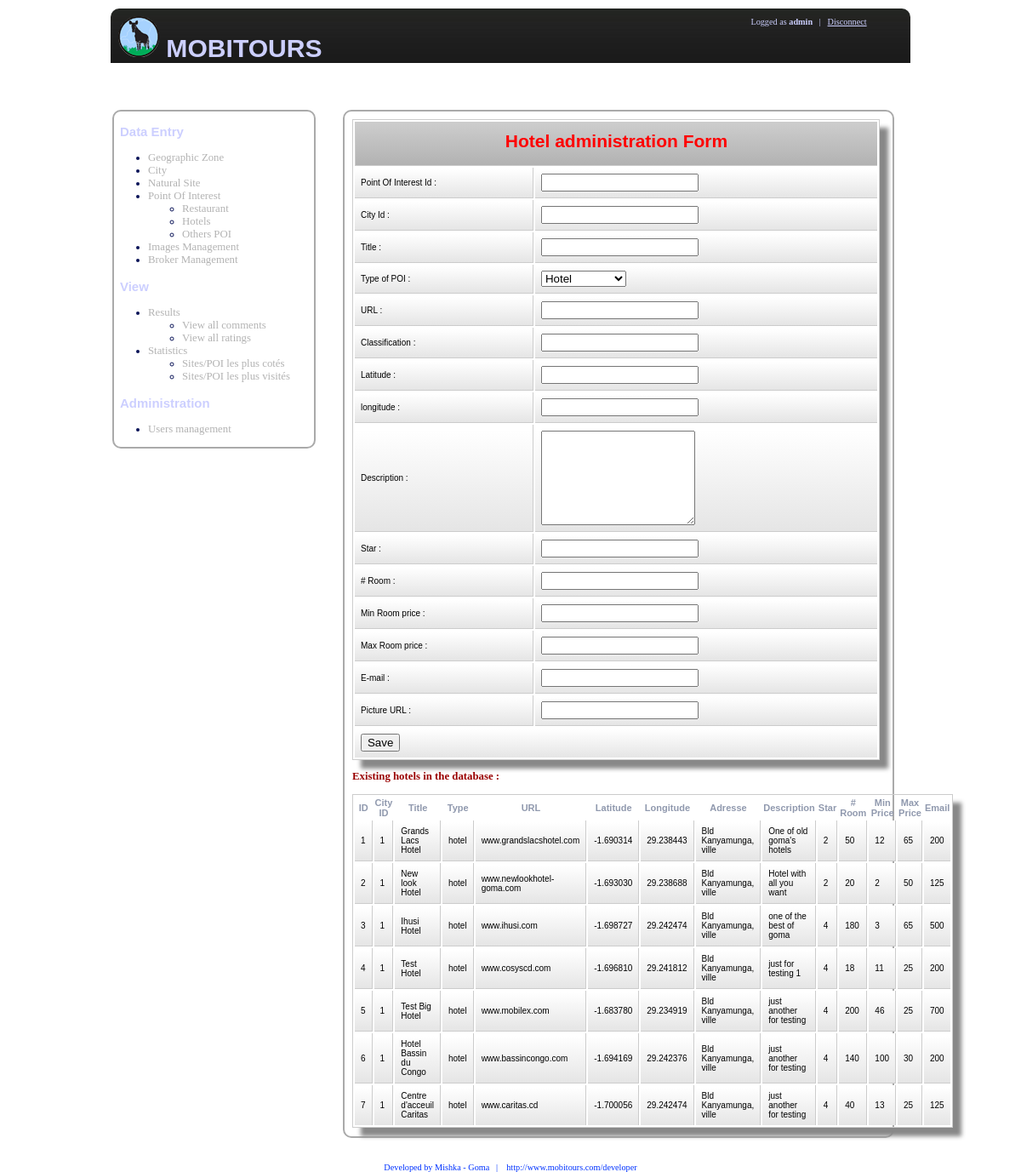
The app's page /hotel.php (signed in) with its own data.
### tables this page shows
CREATE TABLE IF NOT EXISTS `hotel` (
  `_id` int(11) NOT NULL AUTO_INCREMENT,
  `pointofinterestid` int(11) NOT NULL,
  `idcity` int(11),
  `title` varchar(100) not null,
  `type` varchar(120) not null,
  `url` varchar(120),
  `latitude` float(10,6) not null,
  `longitude` float(10,6) not null,
  `adresse` varchar(250),
  `deschotel` varchar(250),
  `star` int(11),
  `nbroom` int(11),
  `nbroomdispo` int(11),
  `roompricemin` float,
  `roompricemax` float,
  `mail` varchar(60),  
  `pictureurl` varchar(100),
  PRIMARY KEY(`_id`),
  CONSTRAINT UNIQUE (`pointofinterestid`),
  CONSTRAINT city_id_fk FOREIGN KEY(`idcity`) REFERENCES city(`idcity`)
	ON DELETE NO ACTION ON UPDATE NO ACTION
);

### hotel.php (the view, shortened to what this page needs)
<?php
	include_once("headerz.php");
	include_once("menu.php");
?>
<div id="datazone">
<?php
$pointofinterestid=isset($_POST['$pointofinterestid']) ? $_POST['$pointofinterestid'] :'';
$idcity=isset($_POST['$idcity']) ? $_POST['$intApp'] :'';
$title=isset($_POST['$title']) ? $_POST['$title'] : '';
$type=isset($_POST['$type']) ? $_POST['$type'] :'';
$url=isset($_POST['$url']) ? $_POST['$url'] :'';
$classification=isset($_POST['$classification']) ? $_POST['$classification'] : '';
$latitude=isset($_POST['$latitude']) ? $_POST['$latitude'] : '';
$longitude=isset($_POST['$longitude']) ? $_POST['$longitude'] : '';
$deschotel=isset($_POST['$deschotel']) ? $_POST['$deschotel'] : '';
$star=isset($_POST['$star']) ? $_POST['$star'] : '';
$nbroom=isset($_POST['$nbroom'])?$_POST['$nbroom']:'';
$roopricemin=isset($_POST['$roopricemin']) ? $_POST['$roopricemin'] : '';
$roompricemax=isset($_POST['$roompricemax']) ? $_POST['$roompricemax'] : '';
$mail=isset($_POST['$mail']) ? $_POST['$mail'] : '';
$pictureurl=isset($_POST['$pictureurl'])?$_POST['$pictureurl']:'';
if ($pointofinterestid && $type )
{
        $rq="select * from hotel where pointofinterestid='".$pointofinterestid."' and type='".$type."'";
        $result=  mysql_query($rq) or die('erreur de requete');
        $nrows=  mysql_num_rows($result);
        if($nrows==0){
            $rq="INSERT INTO hotel(`pointofinterestid`,`idcity`,`title`,`type`,`url`,`classification`,`latitude`,`longitude`,`deschotel`,`star`,`nbroom`,`roopricemin`,`roompricemax`,`mail`,`pictureurl`)
                VALUES ('$pointofinterestid','$idcity','$title','$type','$url','$classification','$latitude','$longitude','$deschotel','$star','$nbroom','$roopricemin','$roompricemax','$mail','$pictureurl')";
            $result=  mysql_query($rq);
            echo "Your hotel have been saved. Thank you !";
            echo "<p><a href=\"hotel.php\">Retour</a></p><br/>";
    }
else
{
	echo "Le POI Hotel existe deja svp !...";
}
}
else
{
?>
<link href="drawtable.css" rel="stylesheet" type="text/css" >
<form action="hotel.php" method="post">
   <table align="center" style="width:620px;font-family:trebuchet ms,sans-serif; font-size: 11px" class="CSSTableGenerator">
   <tr><td colspan=2><h2>Hotel administration Form</h2></td></tr>
   <tr><td>Point Of Interest Id : </td><td><input type="text" name="pointofinterestid" /></td></tr>
   <tr><td>City Id : </td><td><input type="text" name="idcity" /></td></tr>
   <tr><td>Title : </td><td><input type="text" name="title" /></td></tr>
   <tr><td>Type of POI : </td><td>
   <?php
    echo "<select name=\"type\">";
        $query1=mysql_query("select * from types");
        $meslignes1=mysql_numrows($query1);
        for($i=0;$i<$meslignes1;$i++){
            $type=mysql_result($query1, $i, "type");
            echo "<option value=$type>$type</option>";
        }
        echo "</select></td></tr>" ;
 ?>
   <tr><td>URL : </td><td><input type="text" name="url" /></td></tr>
   <tr><td>Classification : </td><td><input type="text" name="classification" /></td></tr>
   <tr><td>Latitude : </td><td><input type="text" name="latitude" /></td></tr>
   <tr><td>longitude : </td><td><input type="text" name="longitude" /></td></tr>
   <tr><td>Description : </td><td><textarea name="deschotel" cols="20" rows="7"></textarea></td></tr>
   <tr><td>Star : </td><td><input type="text" name="star" /></td></tr>
   <tr><td># Room : </td><td><input type="text" name="nbroom" /></td></tr>
   <tr><td>Min Room price : </td><td><input type="text" name="roopricemin" /></td></tr>
   <tr><td>Max Room price : </td><td><input type="text" name="roompricemax" /></td></tr>
   <tr><td>E-mail : </td><td><input type="text" name="mail" /></td></tr>
   <tr><td>Picture URL : </td><td><input type="text" name="pictureurl" /></td></tr>
   <tr><td colspan="2"><input type="submit" value="Save" /></td></tr>
</table>
</form>
<h3>Existing hotels in the database :</h3>
<?php
$sql="select * from hotel";
$requ=mysql_query($sql) or die (mysql_error());
echo "<table align=\"center\" style=\"width:620px;font-family:trebuchet ms,sans-serif; font-size: 11px\" class=\"CSSTableGenerator\">";
echo "<tr><th>ID</th><th>City ID</th><th>Title</th><th>Type</th><th>URL</th><th>Latitude</th><th>Longitude</th><th>Adresse</th><th>Description</th><th>Star</th><th># Room</th><th>Min Price</th><th>Max Price</th><th>Email</th></tr>";
while ($valer=mysql_fetch_row($requ))
{
    echo "<tr><td>$valer[1]</td><td>$valer[2]</td><td>$valer[3]</td><td>$valer[4]</td><td>$valer[5]</td><td>$valer[6]</td><td>$valer[7]</td><td>$valer[8]</td><td>$valer[9]</td><td>$valer[10]</td><td>$valer[11]</td><td>$valer[12]</td><td>$valer[13]</td><td>$valer[14]</td></tr>";
}
echo "</table>";
?>
</div>
<?php
}
include_once("footer.php");
?>

### dessiner.css (style rules this page uses)
body { background-color: #FFFFFF; font: 0.8em "Euphemia"; color: #9099ae; text-align: center; margin: 0px 0px 0px 0px; width:auto; }
#logo h1,h2 { color:#cccfff; margin:0; padding-top:.2em; padding-bottom:.1em; }
#datazone { width: auto; padding:1%; color:#0b1458; margin-top:2%; margin-left:29%; margin-right:2%; margin-bottom:2%; border: solid .2em #aaa; border-radius:10px 10px; -moz-border-radius:20px; }
#datazone h2 { height:30px; color:red; text-align:center; font-family:"arial"; }
#datazone h3 { color:#990000; font-size:1em; text-align:left; font-family:"Agency FB"; }

### drawtable.css (style rules this page uses)
.CSSTableGenerator { margin:0px;padding:0px; width:100%; box-shadow: 10px 10px 5px #888888; border:1px solid #cccccc; -moz-border-radius-bottomleft:0px; -webkit-border-bottom-left-radius:0px; border-bottom-left-radius:0px; -moz-border-radius-bottomright:0px; -webkit-border-bottom-right-radius:0px; border-bottom-right-radius:0px; -moz-border-radius-topright:0px; -webkit-border-top-right-radius:0px; border-top-right-radius:0px; -moz-border-radius-topleft:0px; -webkit-border-top-left-radius:0px; border-top-left-radius:0px; }
.CSSTableGenerator tr:last-child td:last-child { -moz-border-radius-bottomright:0px; -webkit-border-bottom-right-radius:0px; border-bottom-right-radius:0px; }
.CSSTableGenerator tr:last-child td:first-child { -moz-border-radius-bottomleft:0px; -webkit-border-bottom-left-radius:0px; border-bottom-left-radius:0px; }
.CSSTableGenerator td { vertical-align:middle; background:-o-linear-gradient(bottom, #ffffff 5%, #e5e5e5 100%); background:-webkit-gradient( linear, left top, left bottom, color-stop(0.05, #ffffff), color-stop(1, #e5e5e5) ); background:-moz-linear-gradient( center top, #ffffff 5%, #e5e5e5 100% ); filter:progid:DXImageTransform.Microsoft.gradient(startColorstr="#ffffff", endColorstr="#e5e5e5"); background: -o-linear-gradient(top,#ffffff,e5e5e5); background-color:#ffffff; border:1px solid #cccccc; border-width:0px 1px 1px 0px; text-align:left; padding:7px; font-size:10px; font-family:Arial; font-weight:normal; color:#000000; }
.CSSTableGenerator tr:last-child td { border-width:0px 1px 0px 0px; }
.CSSTableGenerator tr td:last-child { border-width:0px 0px 1px 0px; }
.CSSTableGenerator tr:last-child td:last-child { border-width:0px 0px 0px 0px; }
.CSSTableGenerator tr:first-child td { background:-o-linear-gradient(bottom, #cccccc 5%, #b2b2b2 100%); background:-webkit-gradient( linear, left top, left bottom, color-stop(0.05, #cccccc), color-stop(1, #b2b2b2) ); background:-moz-linear-gradient( center top, #cccccc 5%, #b2b2b2 100% ); filter:progid:DXImageTransform.Microsoft.gradient(startColorstr="#cccccc", endColorstr="#b2b2b2"); background: -o-linear-gradient(top,#cccccc,b2b2b2); background-color:#cccccc; border:0px solid #cccccc; text-align:centerxx; border-width:0px 0px 1px 1px; font-size:14px; font-family:Arial; font-weight:boldxx; color:#000000; }
.CSSTableGenerator tr:first-child td:first-child { border-width:0px 0px 1px 0px; }
.CSSTableGenerator tr:first-child td:last-child { border-width:0px 0px 1px 1px; }

### records on screen
hotel: pointofinterestid "1", idcity "1", title "Grands Lacs Hotel", type "hotel", url "www.grandslacshotel.com", latitude "-1.690314", longitude "29.238443", adresse "Bld Kanyamunga, ville", deschotel "One of old goma's hotels", star "2", nbroom "50", nbroomdispo "12", roompricemin "65", roompricemax "200"
hotel: pointofinterestid "2", idcity "1", title "New look Hotel", type "hotel", url "www.newlookhotel-goma.com", latitude "-1.693030", longitude "29.238688", adresse "Bld Kanyamunga, ville", deschotel "Hotel with all you want", star "2", nbroom "20", nbroomdispo "2", roompricemin "50", roompricemax "125"
hotel: pointofinterestid "3", idcity "1", title "Ihusi Hotel", type "hotel", url "www.ihusi.com", latitude "-1.698727", longitude "29.242474", adresse "Bld Kanyamunga, ville", deschotel "one of the best of goma", star "4", nbroom "180", nbroomdispo "3", roompricemin "65", roompricemax "500"
hotel: pointofinterestid "4", idcity "1", title "Test Hotel", type "hotel", url "www.cosyscd.com", latitude "-1.696810", longitude "29.241812", adresse "Bld Kanyamunga, ville", deschotel "just for testing 1", star "4", nbroom "18", nbroomdispo "11", roompricemin "25", roompricemax "200"
hotel: pointofinterestid "5", idcity "1", title "Test Big Hotel", type "hotel", url "www.mobilex.com", latitude "-1.683780", longitude "29.234919", adresse "Bld Kanyamunga, ville", deschotel "just another for testing", star "4", nbroom "200", nbroomdispo "46", roompricemin "25", roompricemax "700"
hotel: pointofinterestid "6", idcity "1", title "Hotel Bassin du Congo", type "hotel", url "www.bassincongo.com", latitude "-1.694169", longitude "29.242376", adresse "Bld Kanyamunga, ville", deschotel "just another for testing", star "4", nbroom "140", nbroomdispo "100", roompricemin "30", roompricemax "200"
hotel: pointofinterestid "7", idcity "1", title "Centre d'acceuil Caritas", type "hotel", url "www.caritas.cd", latitude "-1.700056", longitude "29.242474", adresse "Bld Kanyamunga, ville", deschotel "just another for testing", star "4", nbroom "40", nbroomdispo "13", roompricemin "25", roompricemax "125"

### other values on screen
$_SESSION['usern'] "admin"
form field type "Hotel"
